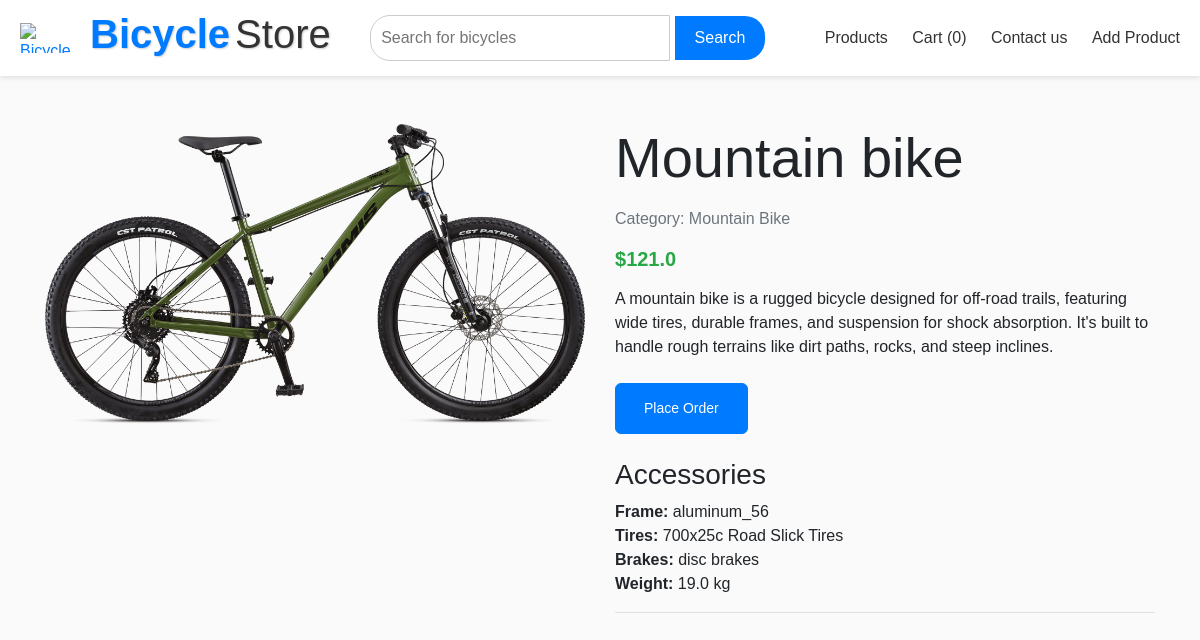
Page /place_order/1 on the committed database.
### models.py (models this page shows)
class Bikes(db.Model):
    id = db.Column(db.Integer, primary_key=True)
    Brand_name = db.Column(db.String(100), nullable=False)
    Brand_category = db.Column(db.Text, nullable=False)
    price = db.Column(db.Float, nullable=False)
    M_date = db.Column(db.String(50), nullable=False)
    image_url = db.Column(db.String(200), nullable=False)
    description = db.Column(db.String(200), nullable=False)
    accessories = db.relationship('Accessories', secondary=bike_accessory_association, backref='bikes')  # Many-to-many relationship

class Accessories(db.Model):
    id = db.Column(db.Integer, primary_key=True)
    frame = db.Column(db.String(100), nullable=False)
    tires = db.Column(db.String(100), nullable=False)
    brakes = db.Column(db.String(100), nullable=False)
    weight = db.Column(db.Float, nullable=False)

### app.py (the view, shortened to what this page needs)
@app.route('/place_order/<int:product_id>', methods=['GET', 'POST'])
def place_order(product_id):
    form = OrderForm()
    product = Bikes.query.get_or_404(product_id)
    accessories = product.accessories
    return render_template('productDetails.html', form=form, product=product, accessories=accessories)

### forms.py
class OrderForm(FlaskForm):
    submit = SubmitField('Place Order')

### app.py (called while the page is built)
def get_cart_item_count():
    return len(Order.query.all())

@app.context_processor
def inject_cart_count():
    return dict(cart_item_count=get_cart_item_count())

### templates/productDetails.html (shortened to what this page needs)
{% extends "header.html" %}
{% block content %}
<section class="pd-product-details-section py-5">
    <div class="container">
        <div class="row">
            <div class="col-lg-6 mb-4 mb-lg-0">
                <div class="text-center">
                    <img src="{{ product.image_url }}" alt="{{ product.Brand_name }} Image" class="img-fluid rounded">
                </div>
            </div>
            <div class="col-lg-6">
                <h1 class="display-4 mb-3">{{ product.Brand_name }}</h1>
                <p class="text-muted">Category: {{ product.Brand_category }}</p>
                <div class="d-flex align-items-center mb-3">
                    <span class="current-price display-4 text-success">${{ product.price }}</span>
                </div>
                <p class="mb-4">
                   {{ product.description }}
                </p>
                <div class="mb-4">
                <form method="POST" action={{ url_for('place_order', product_id=product.id) }} >
                    {{ form.submit(class="btn btn-primary btn-lg mr-2") }}
                </form>
                </div>
                <h3 class="mt-4">Accessories</h3>
                {% if accessories %}
                    <ul class="list-unstyled">
                        {% for accessory in accessories %}
                            <li><strong>Frame:</strong> {{ accessory.frame }}</li>
                            <li><strong>Tires:</strong> {{ accessory.tires }}</li>
                            <li><strong>Brakes:</strong> {{ accessory.brakes }}</li>
                            <li><strong>Weight:</strong> {{ accessory.weight }} kg</li>
                            <hr>
                        {% endfor %}
                    </ul>
                {% else %}
                    <p>No accessories available for this product.</p>
                {% endif %}
            </div>
        </div>
    </div>
</section>
{% endblock %}

### static/css/styles.css (style rules this page uses)
* { margin: 0; padding: 0; box-sizing: border-box; }
body { font-family: Arial, sans-serif; }
.current-price { font-size: 20px; color: #000; font-weight: bold; }

### static/css/checkout.css (style rules this page uses)
* { margin: 0; padding: 0; box-sizing: border-box; font-family: Arial, sans-serif; }
body { background-color: #fafafa; }
.btn-primary { padding: 0.875rem 1.75rem; font-size: 0.875rem; background-color: #007bff; color: #fff; border-radius: 0.375rem; cursor: pointer; }

### rows in the picture
Bikes: image_url (picture), Brand_name "Mountain bike", Brand_category "Mountain Bike", price "121.0", description "A mountain bike is a rugged bicycle designed for off-road trails, featuring wide tires, durable frames, and suspension for shock absorption. It's built to handle rough terrains like dirt paths, rocks, and steep inclines."
Accessories: frame "aluminum_56", tires "700x25c Road Slick Tires", brakes "disc brakes", weight "19.0"

### other values in the picture
{{ cart_item_count }} "0"
